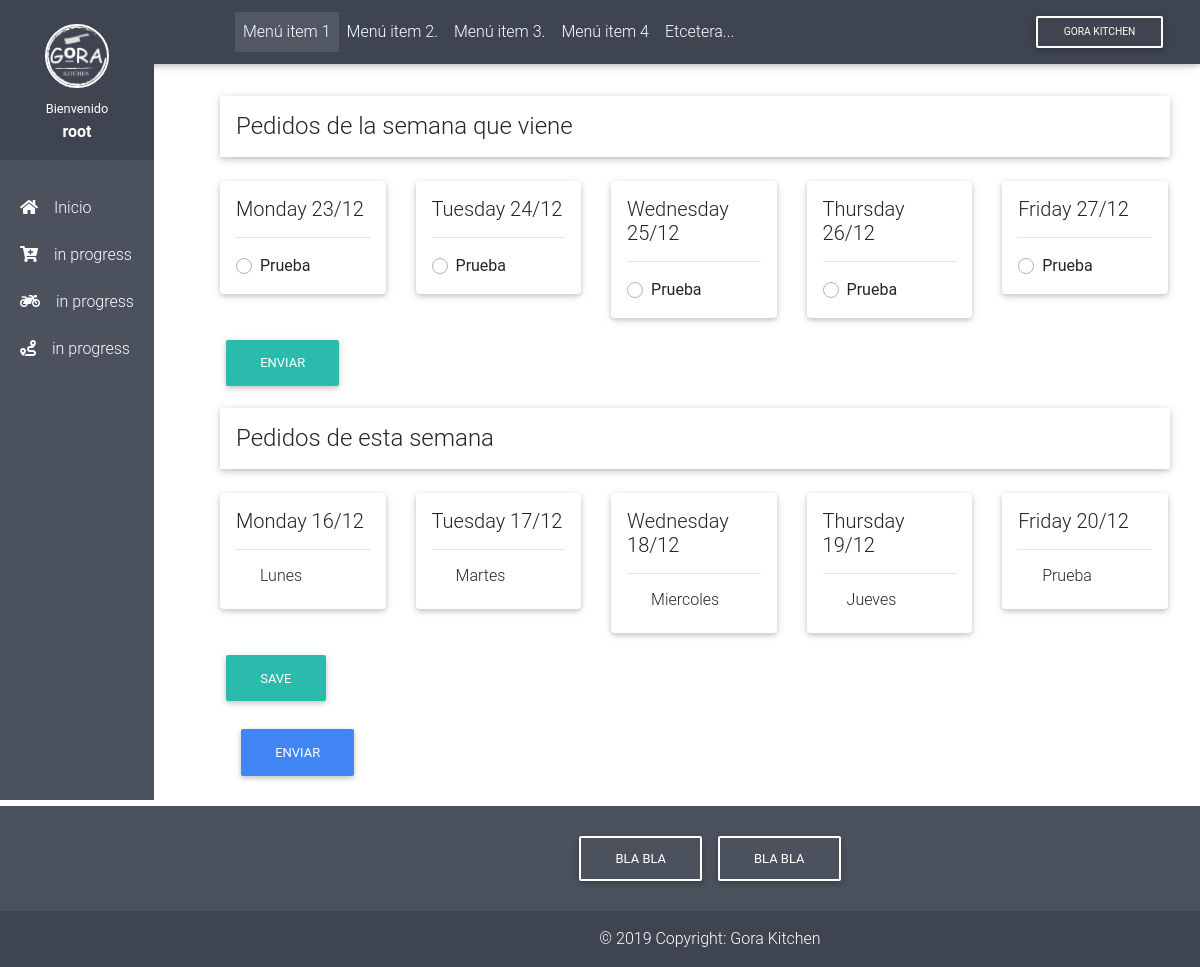
/empresas/ (signed in), run on the app's committed database.
### usuarios/models.py (models this page shows, shortened)
class User(AbstractBaseUser):
    email = models.EmailField(verbose_name="Email", max_length=60, unique=True)
    date = models.DateTimeField(verbose_name="Fecha de registro", auto_now_add=True)
    first_name = models.CharField(verbose_name="Nombre", max_length=30)
    last_name = models.CharField(verbose_name="Apellido", max_length=30)
    empresa = models.ForeignKey(
        Empresa,
        on_delete=models.SET_NULL,
        verbose_name="Empresa:",
        default=1,
        blank=True,
        null=True
    )
    is_admin = models.BooleanField(default=False)
    is_active = models.BooleanField(default=True)
    is_staff = models.BooleanField(default=False)
    is_superuser = models.BooleanField(default=False)
    objects = UserManager()
    USERNAME_FIELD = "email"
    REQUIRED_FIELDS = ["first_name", "last_name"]

### empresas/models.py (models this page shows, shortened)
class Empresa(models.Model):
    name = models.CharField(max_length=50, default="", verbose_name=u"Nombre")
    phone = models.CharField(max_length=15, default="", verbose_name=u"Teléfono")
    address = models.CharField(max_length=50, default="", verbose_name=u"Dirección")
    def __str__(self):
        return self.name

class Menu(models.Model):
    name = models.CharField(max_length=50, default="", verbose_name=u"Nombre")
    is_forever = models.BooleanField(default=False, verbose_name=u"Es un menú fijo?")
    date = models.DateTimeField(
        default=django.utils.timezone.now,
        verbose_name=u"Fecha del pedido"
    )
    def __str__(self):
        return self.name

class Order(models.Model):
    id_empresa = models.ForeignKey(
        Empresa,
        on_delete=models.SET_NULL,
        verbose_name="Empresa:",
        null=True
    )
    id_empleado = models.ForeignKey(
        settings.AUTH_USER_MODEL,
        on_delete=models.SET_NULL,
        null=True
    )
    id_menu = models.ForeignKey(
        Menu,
        on_delete=models.SET_NULL,
        verbose_name="Menú:",
        null=True
    )
    date = models.DateField(
        default=date.today,
        verbose_name=u"Fecha del menú"
    )

### empresas/views.py (the view)
# urls.py: path('', views.index, name='index'),
@login_required(login_url=C.LOGIN_URL)
def index(request):
    next_week_forms = []
    if (datetime.today().weekday() > 0):
        days_to_monday = 7 - datetime.today().weekday()
        for i in range(5):
            date = (datetime.now() + timedelta(i+days_to_monday)).date()
            menus = Menu.objects.filter(Q(date__contains=date) | Q(is_forever=True)).all()
            try:
                order = Order.objects.get(id_empleado=request.user, date__contains=date)
                id_menu = order.id_menu.id
            except Order.DoesNotExist:
                id_menu = -1
            next_week_forms.append({"date": date, "menus": menus, "id_menu": id_menu})
    last_monday = (datetime.now() - timedelta(datetime.today().weekday()))
    actual_week_orders = []
    for i in range(5):
        date = (last_monday + timedelta(i)).date()
        try:
            order = Order.objects.get(id_empleado=request.user, date__contains=date)
        except Order.DoesNotExist:
            order = Order(id_empresa=request.user.empresa, id_empleado=request.user, id_menu=None, date=date)
        actual_week_orders.append(order)
    context = {'title': C.INDEX_TITLE, 'actual_week_orders': actual_week_orders, 'next_week_forms': next_week_forms}
    return render(request, C.INDEX_TEMPLATE, context)

### empresas/templates/empresas/index.html (shortened to what this page needs)
{% extends 'html.html' %}
{% load static %}
{% block content %}
<div class="row w-100">
    <h4 class="w-100 py-3 px-3 title z-depth-1">Pedidos de la semana que viene</h4>
    <form action="{% url 'empresas:order_add' %}" method="POST" class="post-form">{% csrf_token %}
        <div class="my-3 row">
                {% for f in next_week_forms %}
                <div class="col">
                    <div class="card px-3 py-3">
                        <h5 class="my-0 mx-0">{{ f.date| date:"l" }} {{ f.date|date:'d/m' }}</h5>
                        <hr>
                        {% for m in f.menus %}
                        <div class="custom-control custom-radio">
                            <label class="custom-control-label" for="{{ m.id }}_{{ f.date|date:'d-m' }}">{{ m }}</label>
                        </div>
                        {% endfor %}
                    </div>
                </div>
                {% endfor %}
        </div>
        <button type="submit" class="save btn btn-default">Enviar</button>
    </form>
</div>
<div class="row w-100 my-3">
    <h4 class="w-100 py-3 px-3 title z-depth-1">Pedidos de esta semana</h4>
    <form method="POST" class="post-form">{% csrf_token %}
        <div class="my-3 row">
                {% for f in actual_week_orders %}
                <div class="col">
                    <div class="card px-3 py-3">
                        <h5 class="my-0 mx-0">{{ f.date| date:"l" }} {{ f.date|date:'d/m' }}</h5>
                        <hr>
                        <div class="custom-control custom-radio">
                            <h6>{{ f.id_menu }}</h6>
                        </div>
                    </div>
                </div>
                {% endfor %}
        </div>
        <button type="submit" class="save btn btn-default">Save</button>
    </form>
</div>
<div class="row">
    <div class="col">
        <div class="actions">
            <button type="button" class="btn btn-primary">Enviar</button>
        </div>
    </div>
</div>
{% endblock %}

### empresas/templates/header.html (shortened to what this page needs)
{% load static %}
  <header>
    <nav class="navbar fixed-top navbar-expand-lg navbar-dark stylish-color-dark scrolling-navbar">
      <div class="container-fluid">
        <div class="collapse navbar-collapse" id="navbarSupportedContent">
          <ul class="navbar-nav mr-auto">
            <li class="nav-item active">
              <a class="nav-link waves-effect" href="#">Menú item 1
              </a>
            </li>
            <li class="nav-item">
              <a class="nav-link waves-effect" href="https://mdbootstrap.com/education/bootstrap/" target="_blank">Menú item 2.</a>
            </li>
            <li class="nav-item">
              <a class="nav-link waves-effect" href="https://mdbootstrap.com/education/bootstrap/" target="_blank">Menú item 3.</a>
            </li>
            <li class="nav-item">
              <a class="nav-link waves-effect" href="https://mdbootstrap.com/education/bootstrap/" target="_blank">Menú item 4</a>
            </li>
            <li class="nav-item">
              <a class="nav-link waves-effect" href="https://mdbootstrap.com/education/bootstrap/" target="_blank">Etcetera...</a>
            </li>
          </ul>
          <a class="btn btn-outline-white btn-sm my-0" href="">{{ user.empresa }}</a>
        </div>
      </div>
    </nav>
    <div class="sidebar-fixed overflow-auto position-fixed stylish-color">
      <div class="sidebar-user">
        <img src="{% static 'images/logo.png' %}" class="img-fluid rounded-circle mb-2 border-white" alt="Logo de Gora">
        <div>
          <small>Bienvenido</small>
        </div>
        <div class="font-weight-bold">{{ user.first_name }}</div>
      </div>
      <div class="user-logo">
        <div class="user-avatar">
        </div>
      </div>
      <div class="list-group list-group-flush">
        <a href="{% url 'empresas:index' %}" class="list-group-item list-group-item-action stylish-color text-white  waves-effect">
          <i class="fas fa-home mr-3"></i>Inicio
        </a>
        <a href="" class="list-group-item list-group-item-action stylish-color text-white  waves-effect">
          <i class="fas fa-cart-plus mr-3"></i>in progress</a>
        <a href="" class="list-group-item list-group-item-action stylish-color text-white waves-effect">
          <i class="fas fa-motorcycle mr-3"></i>in progress</a>
        <a href="cuenta_corriente.html" class="list-group-item list-group-item-action stylish-color text-white  waves-effect">
          <i class="fas fa-route mr-3"></i>in progress</a>
      </div>
    </div>
  </header>

### gestor/static/css/sidebar.css (style rules this page uses)
.sidebar-fixed { height: 100vh; z-index: 1050; background-color: #fff; padding-top: 0; }
.sidebar-fixed .list-group-item { border: none; }
@media (min-width: 1200px) { .navbar, .page-footer, main { padding-left: 220px; } }
.sidebar-user { padding: 1.5rem 1rem 1rem; background: #3E4551; color: white; text-align: center; }
.sidebar-user img { width: 64px; height: 64px; }

### static/css/style.css (style rules this page uses)
.img-fluid, .img-thumbnail { max-width: 100%; height: auto; }
.white { background: white !important }
.border-white { border: 2px solid white }

### data on the page
User: empresa "GORA KITCHEN", first_name "root"
Menu: name "Prueba"
Order: date "Monday", date "16/12", id_menu "Lunes"
Order: date "Tuesday", date "17/12", id_menu "Martes"
Order: date "Wednesday", date "18/12", id_menu "Miercoles"
Order: date "Thursday", date "19/12", id_menu "Jueves"
Order: date "Friday", date "20/12", id_menu "Prueba"

### other printed values
{{ f.date| date:"l" }} "Monday" "Tuesday" "Wednesday" "Thursday" "Friday"
{{ f.date|date:'d/m' }} "23/12" "24/12" "25/12" "26/12" "27/12"
